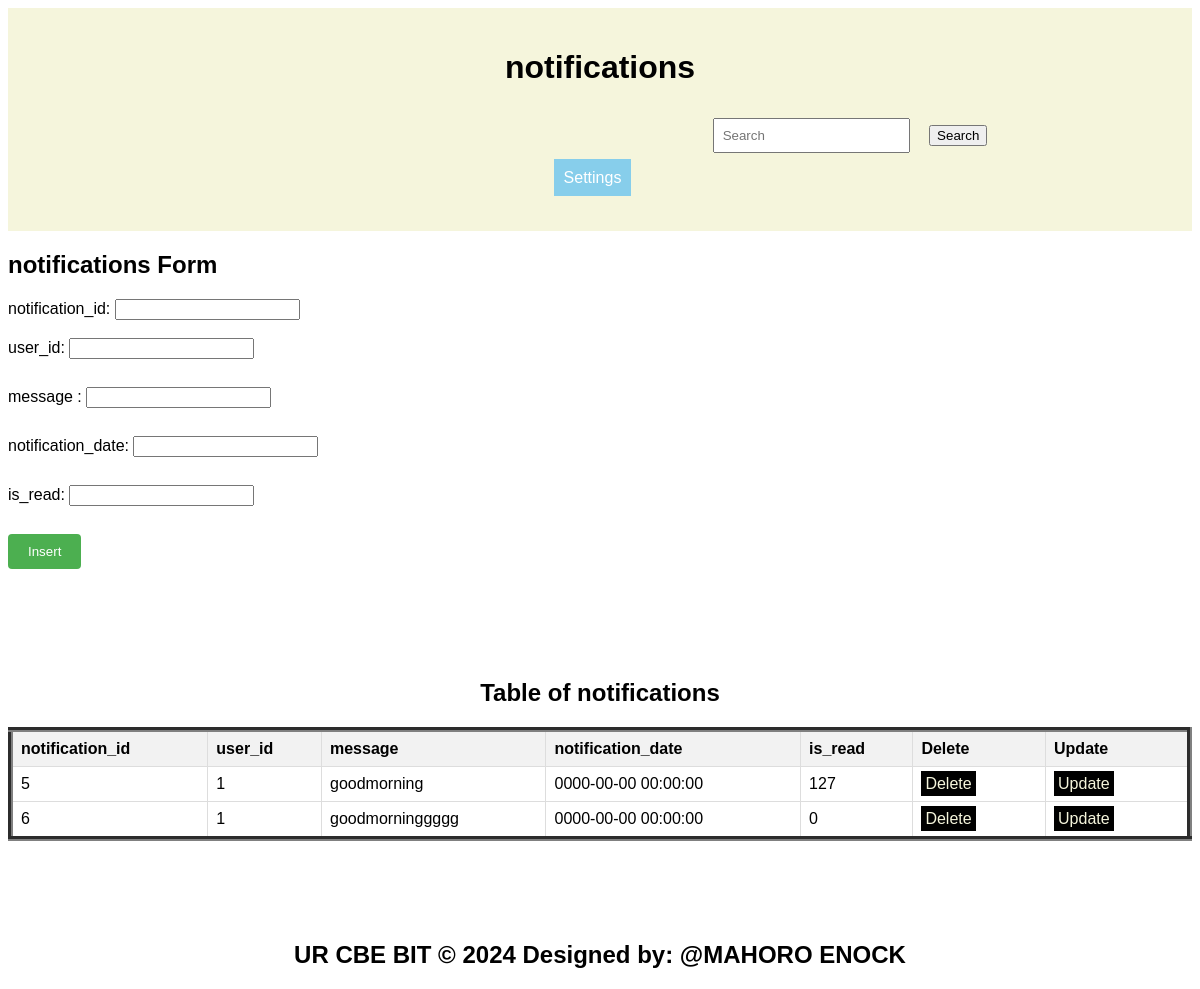
The page /notifications.php on the database its author committed.
### tables this page shows
CREATE TABLE `notifications` (
  `notification_id` int(11) NOT NULL,
  `user_id` int(11) DEFAULT NULL,
  `message` text DEFAULT NULL,
  `notification_date` datetime DEFAULT NULL,
  `is_read` tinyint(1) DEFAULT 0
);

### notifications.php (the view, shortened to what this page needs)
<!DOCTYPE html>
<html lang="en">
<head>
  <link rel="stylesheet" type="text/css" href="style.css" title="style 1" media="screen, tv, projection, handheld, print"/>
  </head>
  <header>
<body style="background-image: url('./image/carpool.jpg'); background-repeat: no-repeat; background-size: cover;">
  <header>
    <h1>notifications</h1>
  </header>
  <form class="d-flex" role="search" action="search.php">
      <input class="form-control me-2" type="search" placeholder="Search" aria-label="Search" name="query">
      <button class="btn btn-outline-success" type="submit">Search</button>
    </form>
  <ul style="list-style-type: none; padding: 0;">
    <li style="display: inline; margin-right: 10px;">
    <li class="dropdown" style="display: inline; margin-right: 10px;">
      <a href="#" style="padding: 10px; color: white; background-color: skyblue; text-decoration: none; margin-right: 15px;">Settings</a>
    </li><br><br>
  </ul>
  </header>
  <section>
    <h1>notifications Form</h1>
    <form method="post">
      <label for="notification_id">notification_id:</label>
      <input type="number" notification_id="notification_id" name="id"><br><br>
      <label for="user_id">user_id:</label>
      <input type="text" id="user_id" name="user_id" required><br><br>
      <label for="message">message :</label>
      <input type="text" id="message" name="message" required><br><br>
      <label for="notification_date">notification_date:</label>
      <input type="text" id="notification_date" name="notification_date" required><br><br>
      <label for="is_read">is_read:</label>
      <input type="text" id="is_read" name="is_read" required><br><br>
      <input type="submit" name="add" value="Insert">
    </form>
    <?php
    include('database_connection.php');
    $sql = "SELECT * FROM notifications";
    $result = $connection->query($sql);
    ?>
    <center><h2>Table of notifications</h2></center>
    <table border="5">
      <tr>
        <th>notification_id</th>
        <th>user_id</th>
        <th>message</th>
        <th>notification_date</th>
        <th>is_read </th>
        <th>Delete</th>
        <th>Update</th>
      </tr>
      <?php
      if ($result->num_rows > 0) {
          while ($row = $result->fetch_assoc()) {
              $notification_id = $row['notification_id'];
              echo "<tr>
                  <td>" . $row['notification_id'] . "</td>
                  <td>" . $row['user_id'] . "</td>
                  <td>" . $row['message'] . "</td>
                  <td>" . $row['notification_date'] . "</td>
                  <td>" . $row['is_read'] . "</td>
                  <td><a style='padding:4px' href='delete_notifications.php?notification_id=$notification_id'>Delete</a></td>
                  <td><a style='padding:4px' href='update_notifications.php?notification_id=$notification_id'>Update</a></td>
              </tr>";
          }
      } else {
          echo "<tr><td colspan='7'>No data found</td></tr>";
      }
      ?>
    </table>
  </section>
  <footer>
    <center>
      <b><h2>UR CBE BIT &copy; 2024 Designed by: @MAHORO ENOCK</h2></b>
    </center>
  </footer>
</body>
</html>

### style.css (style rules this page uses)
body { font-family: Arial, sans-serif; }
center { margin-top: 100px; }
input[type="text"], input[type="password"], input[type="submit"] { margin-bottom: 10px; }
input[type="submit"] { background-color: #4CAF50; color: white; padding: 10px 20px; border: none; border-radius: 4px; cursor: pointer; }

### notifications.php (style rules this page uses)
a { padding: 10px; color: white; background-color:black; text-decoration: none; margin-right: 15px; }
a:link { color: beige; }
button.btn { margin-left: 15px; margin-top: 4px; }
input.form-control { margin-left: 500px; padding: 8px; }
table { width: 100%; border-collapse: collapse; }
th, td { border: 1px solid #ddd; padding: 8px; text-align: left; }
th { background-color: #f2f2f2; }
header { background-color: beige; padding: 10px; text-align: center; }
.dropdown { position: relative; display: inline; margin-right: 10px; }

### rows shown on the page
notifications: notification_id "5", user "1", message "goodmorning", notification_date "0000-00-00 00:00:00", is_read "127"
notifications: notification_id "6", user "1", message "goodmorninggggg", notification_date "0000-00-00 00:00:00", is_read "0"
